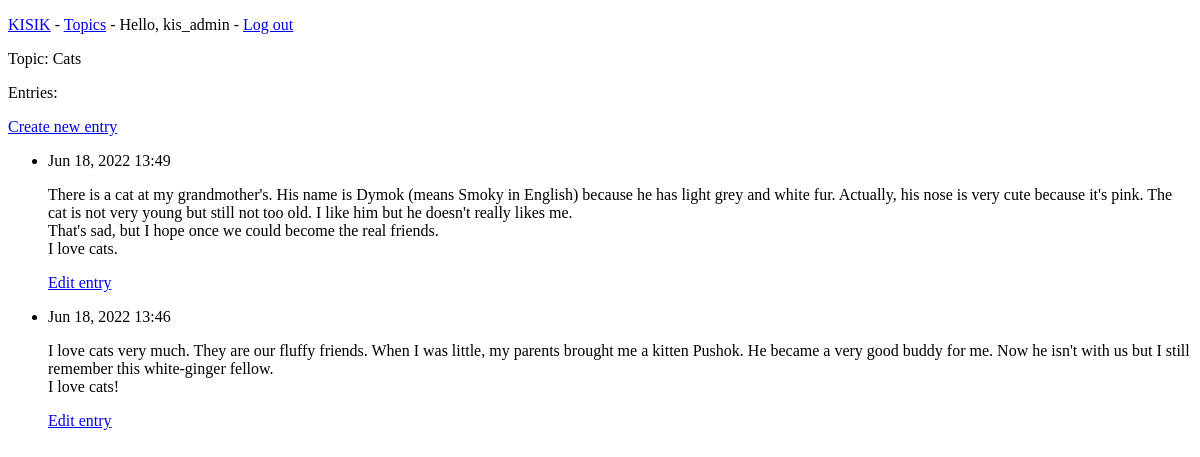
Before: /topics/1/ (signed in) with the older database file.
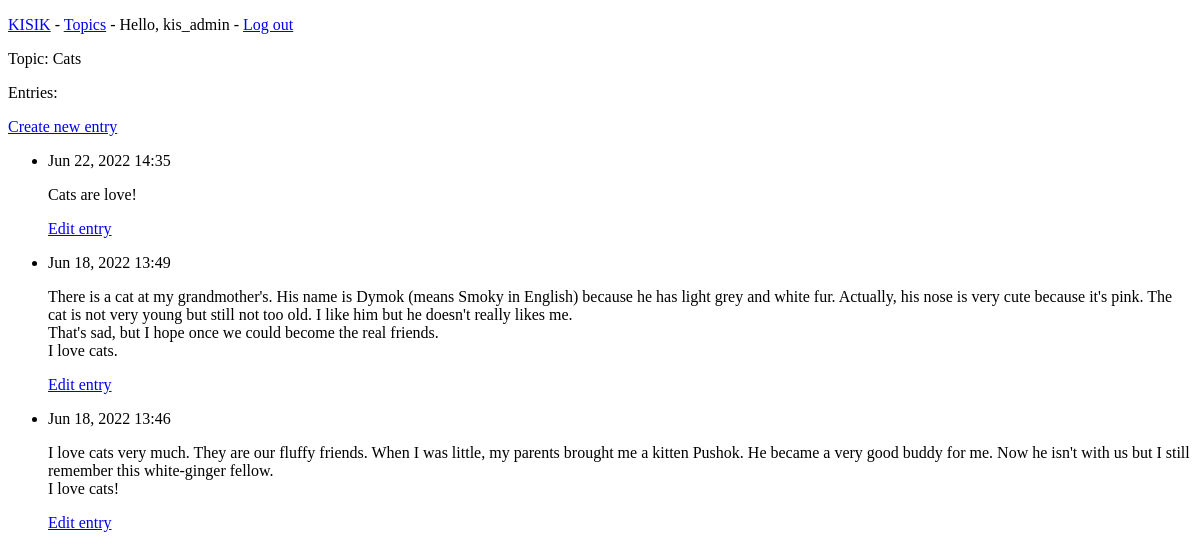
After: the same page with the newer database file.
### cat/models.py (models this page shows, shortened)
class Topic(models.Model):
    text = models.CharField(max_length=200)
    date_added = models.DateTimeField(auto_now_add=True)
    def __str__(self):
        return self.text

class Entry(models.Model):
    topic = models.ForeignKey(Topic, on_delete=models.CASCADE)
    text = models.TextField()
    date_added = models.DateTimeField(auto_now_add=True)
    class Meta:
        verbose_name_plural = 'entries'

### cat/views.py (the view)
# urls.py: path('topics/<int:topic_id>/', views.topic, name='topic'),
@login_required
def topic(request, topic_id):
    topic = Topic.objects.get(id=topic_id)
    entries = topic.entry_set.order_by('-date_added')
    context = {'topic': topic, 'entries': entries}
    return render(request, 'cat/topic.html', context)

### cat/templates/cat/topic.html (shortened to what this page needs)
<!DOCTYPE html>
<html lang="en">
<head>
    {% extends 'cat/base.html' %}
{% block content %}
  <p>Topic: {{ topic }}</p>
  <p>Entries:</p>
  <p>
    <a href="{% url 'cat:new_entry' topic.id %}">Create new entry</a>
  </p>
  <ul>
    {% for entry in entries %}
      <li>
        <p>{{ entry.date_added|date:'M d, Y H:i' }}</p>
        <p>{{ entry.text|linebreaks }}</p>
        <p>
          <a href="{% url 'cat:edit_entry' entry.id %}">Edit entry</a>
        </p>
      </li>
    {% empty %}
      <li>There are no entries for this topic yet :(</li>
    {% endfor %}
  </ul>
{% endblock content %}

### cat/templates/cat/base.html (shortened to what this page needs)
<!DOCTYPE html>
<html lang="en">
<head>
</head>
<body>
<p>
    <a href="{% url 'cat:index' %}">KISIK</a> -
    <a href="{% url 'cat:topics' %}">Topics</a> -
    {% if user.is_authenticated %}
      Hello, {{ user.username }} -
      <a href="{% url 'users:logout' %}">Log out</a>
    {% else %}
      <a href="{% url 'users:register' %}">Register</a> -
      <a href="{% url 'users:login' %}">Log in</a>
    {% endif %}
    </p>
{% block content %}{% endblock content %}
</body>
</html>

Changed rows visible on the page:
added Entry: date_added "Jun 22, 2022 14:35", text "Cats are love!"
